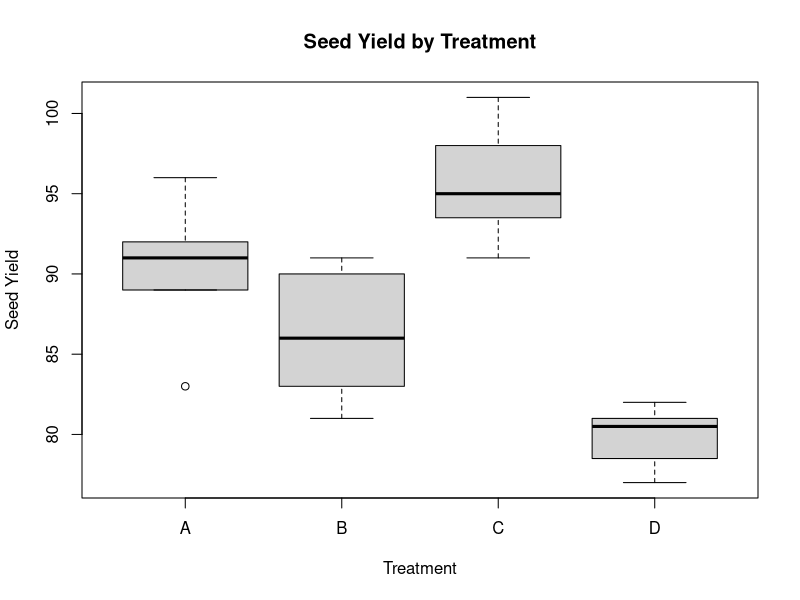

Source code (R):
## ---- chunk 1
read.csv( "ntu_data.csv" )
read.csv( "grad_school.csv" )
read.csv( "DogwoodSeeds.csv" )
## ---- chunk 2
x <- 3
n <- 19

binom.test( x, n, p = 0.5,
            alternative = c( "two.sided" ),
            conf.level = 0.95)
## ---- chunk 3
ntudata <- read.csv( "ntu_data.csv" )

ntudata$bin <- cut( ntudata$NTU,
                    breaks = c( 0, 15, 22, 30, Inf),
                    labels = c( "0-15", "16-22", "23-30", "31+"),
                    right = TRUE )

contingtable <- table( ntudata$Treatment, ntudata$bin )

chisq.test( contingtable )

## ---- chunk 4
graddata <- read.csv( "grad_school.csv" )

spearman_cor <- cor.test( graddata$GPA, graddata$GRE, method = "spearman", exact = FALSE )

print( spearman_cor )
## ---- chunk 5

fruitdata <- read.csv( "DogwoodSeeds.csv" )

ktest <- kruskal.test( Seeds ~ Treatment, data = fruitdata )

print( ktest )

## ---- chunk 6
boxplot(Seeds ~ Treatment, data = fruitdata, main = "Seed Yield by Treatment",
        xlab = "Treatment", ylab = "Seed Yield")

